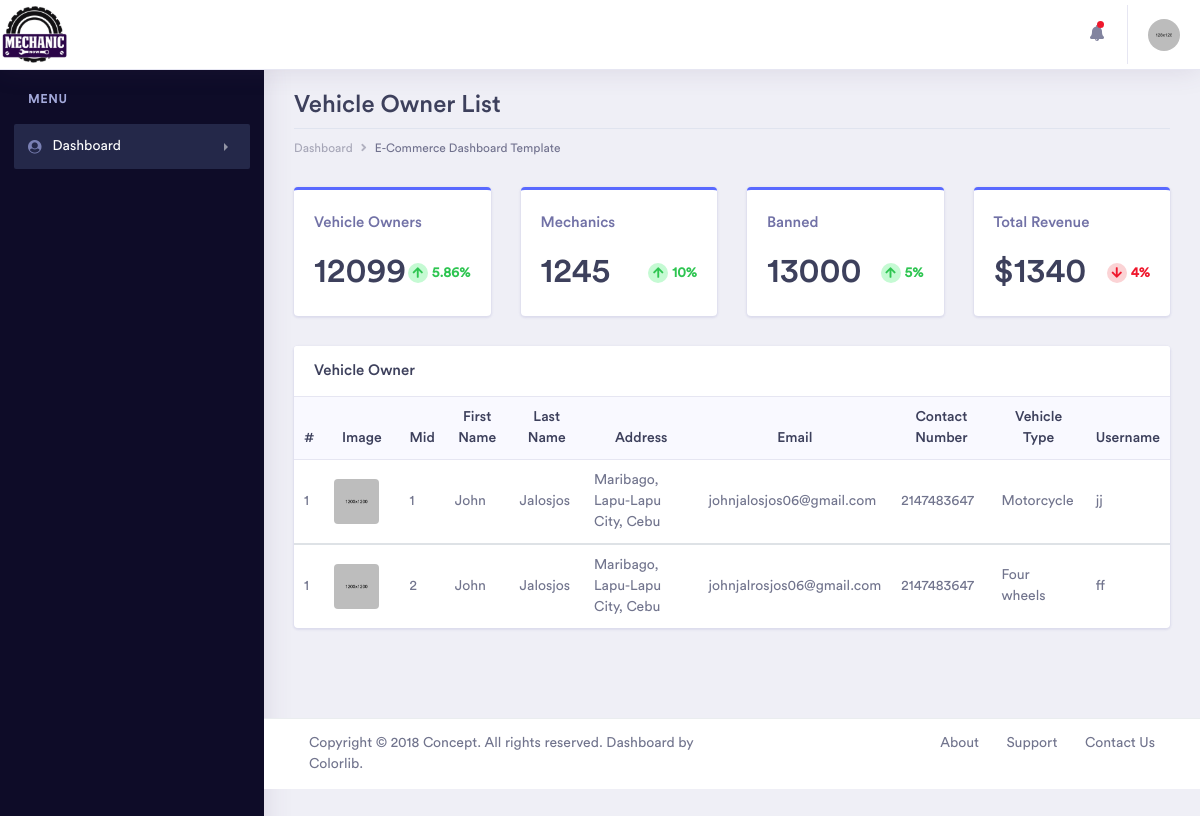
Before: /Admin/concept-master/customerList.php with the older database file.
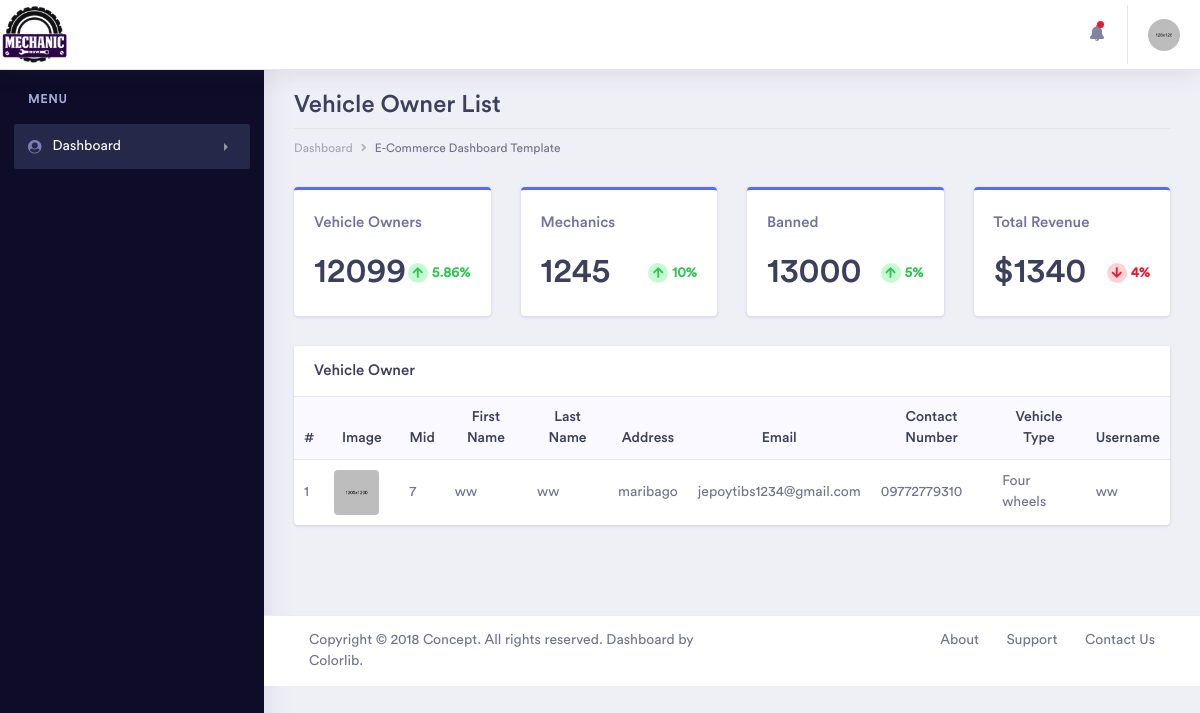
After: the same page with the newer database file.
### tables this page shows
CREATE TABLE `customer` (
  `custID` int(50) NOT NULL,
  `profile_url` varchar(100) NOT NULL,
  `custFirstname` varchar(50) NOT NULL,
  `custLastname` varchar(50) NOT NULL,
  `custAddress` varchar(50) NOT NULL,
  `custEmail` varchar(50) NOT NULL,
  `custCnumber` varchar(15) NOT NULL,
  `vehicleType` varchar(50) NOT NULL,
  `Username` varchar(50) NOT NULL,
  `Password` varchar(100) NOT NULL,
  `role` varchar(30) NOT NULL,
  `latitude` varchar(100) NOT NULL,
  `longitude` varchar(100) NOT NULL,
  `ban` varchar(100) NOT NULL DEFAULT 'unban'
);

### Admin/concept-master/customerList.php (the view, shortened to what this page needs)
<?php
include('C:\xampp\htdocs\DEVGRU\Mechanicnow\config.php');
?>
<!doctype html>
<html lang="en">
<head>
    <link rel="stylesheet" href="assets/vendor/bootstrap/css/bootstrap.min.css">
    <link href="assets/vendor/fonts/circular-std/style.css" rel="stylesheet">
    <link rel="stylesheet" href="assets/libs/css/style.css">
    <link rel="stylesheet" href="assets/vendor/fonts/fontawesome/css/fontawesome-all.css">
    <link rel="stylesheet" href="assets/vendor/charts/chartist-bundle/chartist.css">
    <link rel="stylesheet" href="assets/vendor/charts/morris-bundle/morris.css">
    <link rel="stylesheet" href="assets/vendor/fonts/material-design-iconic-font/css/materialdesignicons.min.css">
    <link rel="stylesheet" href="assets/vendor/charts/c3charts/c3.css">
    <link rel="stylesheet" href="assets/vendor/fonts/flag-icon-css/flag-icon.min.css">
</head>
<body>
    <div class="dashboard-main-wrapper">
        <div class="dashboard-header">
            <nav class="navbar navbar-expand-lg bg-white fixed-top">
                <a href="index.html"><img src="..\img\mechanicnowlogo.svg" alt=""></a>
                <div class="collapse navbar-collapse " id="navbarSupportedContent">
                    <ul class="navbar-nav ml-auto navbar-right-top">
                        <li class="nav-item dropdown notification">
                            <a class="nav-link nav-icons" href="#" id="navbarDropdownMenuLink1" data-toggle="dropdown"
                                aria-haspopup="true" aria-expanded="false"><i class="fas fa-fw fa-bell"></i> <span
                                    class="indicator"></span></a>
                        </li>
                        <li class="nav-item dropdown nav-user">
                            <a class="nav-link nav-user-img" href="#" id="navbarDropdownMenuLink2"
                                data-toggle="dropdown" aria-haspopup="true" aria-expanded="false"><img
                                    src="assets/images/avatar-1.jpg" alt="" class="user-avatar-md rounded-circle"></a>
                        </li>
                    </ul>
                </div>
            </nav>
        </div>
        <div class="nav-left-sidebar sidebar-dark">
            <div class="menu-list">
                <nav class="navbar navbar-expand-lg navbar-light">
                    <div class="collapse navbar-collapse" id="navbarNav">
                        <ul class="navbar-nav flex-column">
                            <li class="nav-divider">
                                Menu
                            </li>
                            <li class="nav-item ">
                                <a class="nav-link active" href="#" data-toggle="collapse" aria-expanded="false"
                                    data-target="#submenu-1" aria-controls="submenu-1"><i
                                        class="fa fa-fw fa-user-circle"></i>Dashboard </a>
                            </li>
                        </ul>
                    </div>
                </nav>
            </div>
        </div>
        <div class="dashboard-wrapper">
            <div class="dashboard-ecommerce">
                <div class="container-fluid dashboard-content ">
                    <div class="row">
                        <div class="col-xl-12 col-lg-12 col-md-12 col-sm-12 col-12">
                            <div class="page-header">
                                <h2 class="pageheader-title">Vehicle Owner List </h2>
                                <div class="page-breadcrumb">
                                    <nav aria-label="breadcrumb">
                                        <ol class="breadcrumb">
                                            <li class="breadcrumb-item"><a href="#"
                                                    class="breadcrumb-link">Dashboard</a></li>
                                            <li class="breadcrumb-item active" aria-current="page">E-Commerce Dashboard
                                                Template</li>
                                        </ol>
                                    </nav>
                                </div>
                            </div>
                        </div>
                    </div>
                    <div class="ecommerce-widget">
                        <div class="row">
                            <div class="col-xl-3 col-lg-3 col-md-6 col-sm-12 col-12">
                                <div class="card border-3 border-top border-top-primary">
                                    <div class="card-body">
                                        <h5 class="text-muted">Vehicle Owners</h5>
                                        <div class="metric-value d-inline-block">
                                            <h1 class="mb-1">12099</h1>
                                        </div>
                                        <div
                                            class="metric-label d-inline-block float-right text-success font-weight-bold">
                                            <span class="icon-circle-small icon-box-xs text-success bg-success-light"><i
                                                    class="fa fa-fw fa-arrow-up"></i></span><span
                                                class="ml-1">5.86%</span>
                                        </div>
                                    </div>
                                </div>
                            </div>
                            <div class="col-xl-3 col-lg-3 col-md-6 col-sm-12 col-12">
                                <div class="card border-3 border-top border-top-primary">
                                    <div class="card-body">
                                        <h5 class="text-muted">Mechanics</h5>
                                        <div class="metric-value d-inline-block">
                                            <h1 class="mb-1">1245</h1>
                                        </div>
                                        <div
                                            class="metric-label d-inline-block float-right text-success font-weight-bold">
                                            <span class="icon-circle-small icon-box-xs text-success bg-success-light"><i
                                                    class="fa fa-fw fa-arrow-up"></i></span><span
                                                class="ml-1">10%</span>
                                        </div>
                                    </div>
                                </div>
                            </div>
                            <div class="col-xl-3 col-lg-3 col-md-6 col-sm-12 col-12">
                                <div class="card border-3 border-top border-top-primary">
                                    <div class="card-body">
                                        <h5 class="text-muted">Banned</h5>
                                        <div class="metric-value d-inline-block">
                                            <h1 class="mb-1">13000</h1>
                                        </div>
                                        <div
                                            class="metric-label d-inline-block float-right text-success font-weight-bold">
                                            <span class="icon-circle-small icon-box-xs text-success bg-success-light"><i
                                                    class="fa fa-fw fa-arrow-up"></i></span><span class="ml-1">5%</span>
                                        </div>
                                    </div>
                                </div>
                            </div>
                            <div class="col-xl-3 col-lg-3 col-md-6 col-sm-12 col-12">
                                <div class="card border-3 border-top border-top-primary">
                                    <div class="card-body">
                                        <h5 class="text-muted">Total Revenue</h5>
                                        <div class="metric-value d-inline-block">
                                            <h1 class="mb-1">$1340</h1>
                                        </div>
                                        <div
                                            class="metric-label d-inline-block float-right text-danger font-weight-bold">
                                            <span
                                                class="icon-circle-small icon-box-xs text-danger bg-danger-light bg-danger-light "><i
                                                    class="fa fa-fw fa-arrow-down"></i></span><span
                                                class="ml-1">4%</span>
                                        </div>
                                    </div>
                                </div>
                            </div>
                        </div>
                        <div class="pendmech">
                            <div class="row">
                                <form method="POST">
                                    <div class="col-xl-12 col-lg-12 col-md-6 col-sm-12 col-12">
                                        <div class="card">
                                            <h5 class="card-header">Vehicle Owner</h5>
                                            <div class="card-body p-0">
                                                <div class="table-responsive">
                                                    <table class="table">
                                                        <thead class="bg-light">
                                                            <tr class="border-0">
                                                                <th class="border-0 Phead">#</th>
                                                                <th class="border-0 Phead">Image</th>
                                                                <th class="border-0 Phead">Mid</th>
                                                                <th class="border-0 Phead">First Name</th>
                                                                <th class="border-0 Phead">Last Name</th>
                                                                <th class="border-0 Phead">Address</th>
                                                                <th class="border-0 Phead">Email</th>
                                                                <th class="border-0 Phead">Contact Number</th>
                                                                <th class="border-0 Phead">Vehicle Type</th>
                                                                <th class="border-0 Phead">Username</th>
                                                            </tr>
                                                        </thead>
                                                        <tbody>
                                                            <?php
                                                   $sql1 ="SELECT * from customer WHERE custID";
                                                   $query = $dbh -> prepare($sql1);
                                                   $query->execute();
                                                   $results=$query->fetchALL(PDO::FETCH_OBJ);
                                                     if($query->rowCount()>0)
                                                     {
                                                     foreach ($results as $result)
                                                     {
                                                   ?>
                                                            <tr>
                                                                <td>1</td>
                                                                <td>
                                                                    <div class="m-r-10"><img
                                                                            src="assets/images/product-pic.jpg"
                                                                            alt="user" class="rounded" width="45"></div>
                                                                </td>
                                                                <td><?php echo htmlentities($result->custID);?> </td>
                                                                <td><?php echo htmlentities($result->custFirstname);?>
                                                                </td>
                                                                <td><?php echo htmlentities($result->custLastname);?>
                                                                </td>
                                                                <td><?php echo htmlentities($result->custAddress);?>
                                                                </td>
                                                                <td><?php echo htmlentities($result->custEmail);?></td>
                                                                <td><?php echo htmlentities($result->custCnumber);?>
                                                                </td>
                                                                <td><?php echo htmlentities($result->vehicleType);?>
                                                                </td>
                                                                <td><?php echo htmlentities($result->Username);?></td>
                                                            </tr>
                                                        </tbody>
                                                        <?php }}?>
                                                    </table>
                                                </div>
                                            </div>
                                        </div>
                                    </div>
                                </form>
                            </div>
                        </div>
                    </div>
                </div>
            </div>
            <div class="footer">
                <div class="container-fluid">
                    <div class="row">
                        <div class="col-xl-6 col-lg-6 col-md-6 col-sm-12 col-12">
                            Copyright © 2018 Concept. All rights reserved. Dashboard by <a
                                href="https://colorlib.com/wp/">Colorlib</a>.
                        </div>
                        <div class="col-xl-6 col-lg-6 col-md-6 col-sm-12 col-12">
                            <div class="text-md-right footer-links d-none d-sm-block">
                                <a href="javascript: void(0);">About</a>
                                <a href="javascript: void(0);">Support</a>
                                <a href="javascript: void(0);">Contact Us</a>
                            </div>
                        </div>
                    </div>
                </div>
            </div>
        </div>
    </div>
</body>
</html>

Changed rows visible on the page:
removed customer: custID "1", custFirstname "John", custLastname "Jalosjos", custAddress "Maribago, Lapu-Lapu City, Cebu", custEmail "johnjalosjos06@gmail.com", custCnumber "2147483647", vehicleType "Motorcycle", Username "jj"
removed customer: custID "2", custFirstname "John", custLastname "Jalosjos", custAddress "Maribago, Lapu-Lapu City, Cebu", custEmail "johnjalrosjos06@gmail.com", custCnumber "2147483647", vehicleType "Four wheels", Username "ff"
added customer: custID "7", custFirstname "ww", custLastname "ww", custAddress "maribago", custEmail "jepoytibs1234@gmail.com", custCnumber "09772779310", vehicleType "Four wheels", Username "ww"
